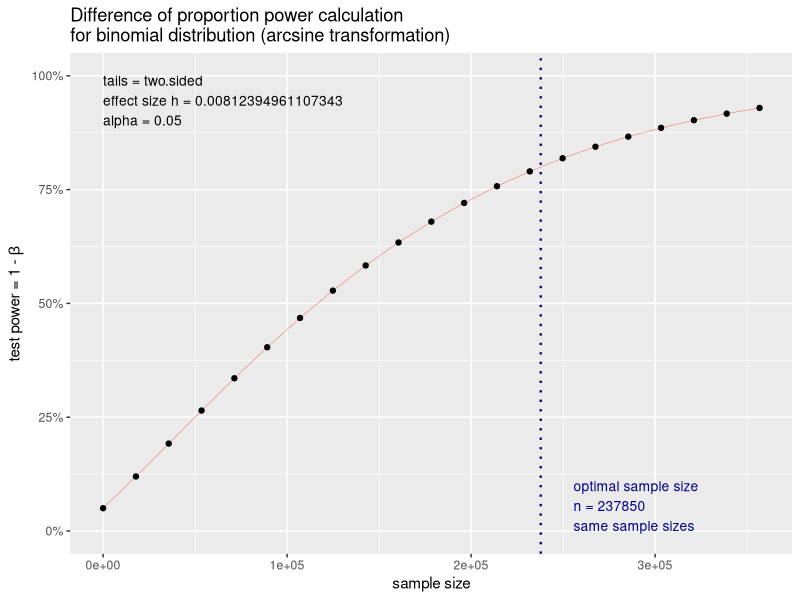

Write R code to recreate this figure.
################ Linked CPES analysis - power calculations sexuality ###################

#Attempting power calculations for linked CPES analysis of sexuality

############################################################################# 

install.packages("pwr")

library(pwr)

#power calculation for 2 proportions with different sample sizes


##### INITIAL APPROACH - finding sample size needed for 80% power https://rpubs.com/mbounthavong/sample_size_power_analysis_R

#different in prevalence between hetero and sexm = 0.4% so:
#alpha/siglevel 0.05
#power 0.8
#p1=0.415
#p2=0.411
power1 = pwr.2p.test(h = ES.h(p1 = 0.415, p2 = 0.411), sig.level = 0.05, power = .80)
#need a sample size of 237849 heterosexual, 4756 sexual minority based on ratio in the survey of 1:0.02
#true sample is 149476:2347 so too small for 80% power

power2 = pwr.2p.test(h = ES.h(p1 = 0.415, p2 = 0.411), sig.level = 0.05, power = .60)
#power is roughly 60% with existing sample size 

plot(power1)


##### APPROACH 2 - dealing with different sample sizes  https://rpubs.com/sypark0215/223385
#stage at diagnosis
n1=149476 #sample size hetero
n2=2347 #sample size sexual minority
p1=0.415 #% diagnosed late hetero
p2=0.411 #% diagnosed late sexual minority
h = abs(2*asin(sqrt(p1))-2*asin(sqrt(p2))); h #h = effect size (0.008, very small)
pwr.2p2n.test(h, n1=n1, n2=n2, sig.level=0.05) #power 7%


##### REPEAT APPROACH 2 for screening route to diag
n1=132590 #sample size hetero
n2=2112 #sample size sexual minority
p1=0.108 #% screening hetero
p2=0.08 #% screening sexual minority
h = abs(2*asin(sqrt(p1))-2*asin(sqrt(p2))); h #h = effect size (0.096, very small)
pwr.2p2n.test(h, n1=n1, n2=n2, sig.level=0.05) #power 99%


##### REPEAT APPROACH 2 for emergency presentation route to diag
n1=132590 #sample size hetero
n2=2112 #sample size sexual minority
p1=0.083 #% EP hetero
p2=0.093 #% EP sexual minority
h = abs(2*asin(sqrt(p1))-2*asin(sqrt(p2))); h #h = effect size (0.035, very small)
pwr.2p2n.test(h, n1=n1, n2=n2, sig.level=0.05) #power 36%


##### REPEAT APPROACH 2 for 1yr survival
n1=188569 #sample size hetero
n2=3873 #sample size sexual minority
p1=0.985 #% survived 1yr hetero
p2=0.988 #% survived 1yr sexual minority
h = abs(2*asin(sqrt(p1))-2*asin(sqrt(p2))); h #h = effect size (0.026, very small)
pwr.2p2n.test(h, n1=n1, n2=n2, sig.level=0.05) #power 36%


##### REPEAT APPROACH 2 for 5yr survival
n1=74118 #sample size hetero
n2=1331 #sample size sexual minority
p1=0.784 #% survived 5yrs hetero
p2=0.808 #% survived 5yrs sexual minority
h = abs(2*asin(sqrt(p1))-2*asin(sqrt(p2))); h #h = effect size (0.060, very small)
pwr.2p2n.test(h, n1=n1, n2=n2, sig.level=0.05) #power 58%
